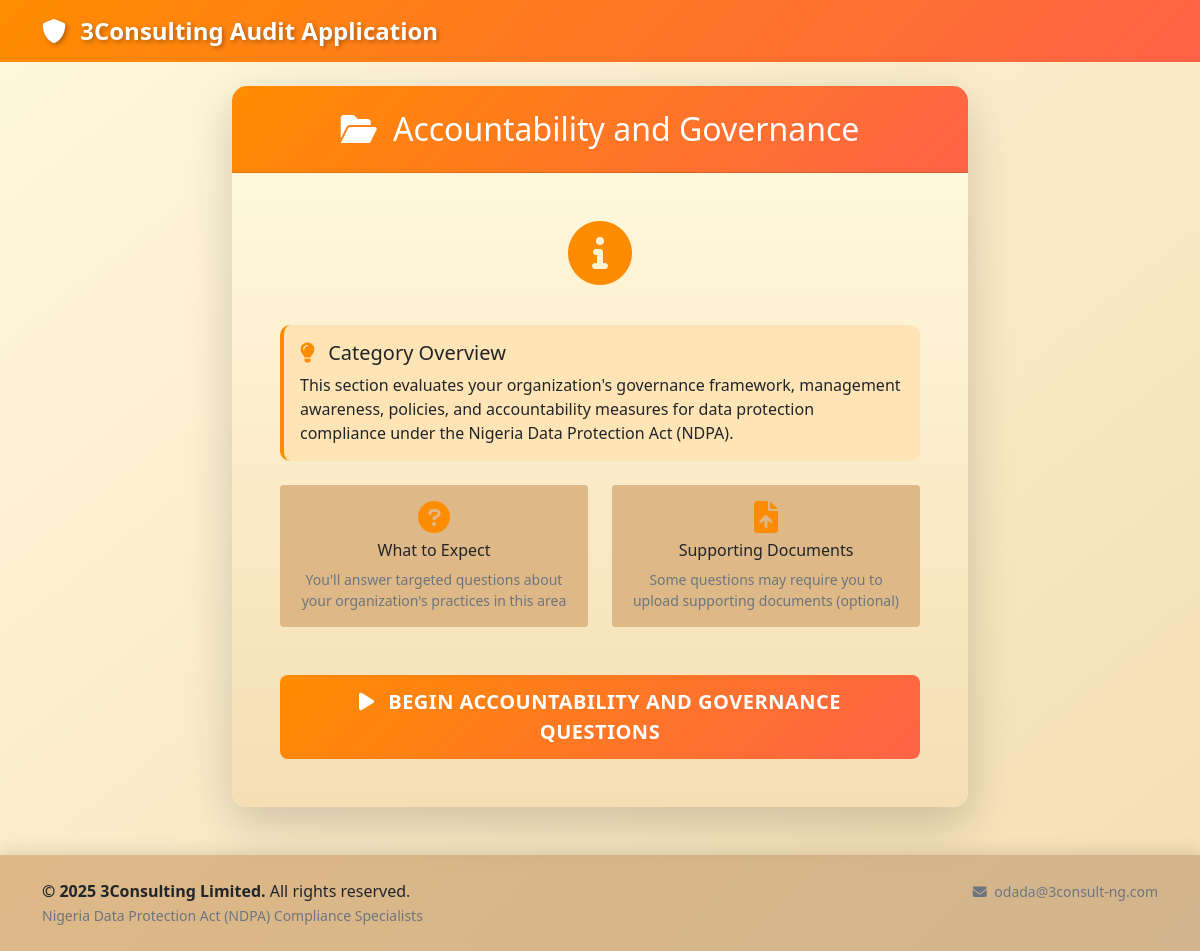
The page /category/Accountability and Governance (signed in) on the database its author committed.
### models.py (models this page shows)
class Category(db.Model):
    id = db.Column(db.Integer, primary_key=True)
    name = db.Column(db.String(100), nullable=False, unique=True)
    description = db.Column(db.Text)
    order_num = db.Column(db.Integer, nullable=False)

### routes.py (the view)
@app.route('/category/<category_name>')
def category_intro(category_name):
    if 'user_id' not in session:
        return redirect(url_for('login'))
    decoded_name = unquote(category_name)
    category = Category.query.filter_by(name=decoded_name).first()
    if not category:
        abort(404)
    return render_template('category_intro.html', category=category)

### routes.py (called while the page is built)
@app.context_processor
def utility_processor():
    return dict(enumerate=enumerate)

### templates/category_intro.html
{% extends "base.html" %}
{% block content %}
<div class="row justify-content-center">
    <div class="col-lg-8">
        <div class="card shadow-lg border-0 audit-card">
            <div class="card-header text-white text-center py-4" style="background: linear-gradient(135deg, #FF8C00, #FF6347);">
                <h2 class="mb-0">
                    <i class="fas fa-folder-open me-2"></i>
                    {{ category.name }}
                </h2>
            </div>
            <div class="card-body p-5" style="background: linear-gradient(to bottom, #FFF8DC, #F5DEB3);">
                <div class="text-center mb-4">
                    <i class="fas fa-info-circle fa-4x mb-3" style="color: #FF8C00;"></i>
                </div>
                <div class="alert border-0 mb-4" style="background-color: #FFE4B5; border-left: 4px solid #FF8C00 !important;" role="alert">
                    <h5 class="alert-heading text-dark">
                        <i class="fas fa-lightbulb me-2" style="color: #FF8C00;"></i>
                        Category Overview
                    </h5>
                    <p class="mb-0 text-dark">{{ category.description }}</p>
                </div>
                <div class="row mt-4">
                    <div class="col-md-6">
                        <div class="card border-0" style="background-color: #DEB887;">
                            <div class="card-body text-center">
                                <i class="fas fa-question-circle fa-2x mb-2" style="color: #FF8C00;"></i>
                                <h6 class="text-dark">What to Expect</h6>
                                <p class="text-muted small mb-0">You'll answer targeted questions about your organization's practices in this area</p>
                            </div>
                        </div>
                    </div>
                    <div class="col-md-6">
                        <div class="card border-0" style="background-color: #DEB887;">
                            <div class="card-body text-center">
                                <i class="fas fa-file-upload fa-2x mb-2" style="color: #FF8C00;"></i>
                                <h6 class="text-dark">Supporting Documents</h6>
                                <p class="text-muted small mb-0">Some questions may require you to upload supporting documents (optional)</p>
                            </div>
                        </div>
                    </div>
                </div>
                <div class="text-center mt-5">
                    <a href="{{ url_for('start_category', category_name=category.name) }}" class="btn btn-lg px-5 audit-btn-primary">
                        <i class="fas fa-play me-2"></i>
                        Begin {{ category.name }} Questions
                    </a>
                </div>
            </div>
        </div>
    </div>
</div>
{% endblock %}

### static/css/style.css (style rules this page uses)
:root { --primary-orange: #FF8C00; --light-orange: #FFD700; --beige: #F5DEB3; --dark-beige: #DEB887; --darker-beige: #D2B48C; --cream: #FFF8DC; --dark-orange: #FF6347; --gradient-primary: linear-gradient(135deg, #FF8C00, #FF6347); --gradient-secondary: linear-gradient(135deg, #DEB887, #D2B48C); --gradient-light: linear-gradient(to bottom, #FFF8DC, #F5DEB3); }
body { font-family: 'Segoe UI', Tahoma, Geneva, Verdana, sans-serif; background: linear-gradient(to bottom right, #FFF8DC, #F5DEB3); min-height: 100vh; }
.audit-card { border-radius: 15px; overflow: hidden; box-shadow: 0 10px 30px rgba(255, 140, 0, 0.2); transition: transform 0.3s ease, box-shadow 0.3s ease; }
.audit-btn-primary { background: var(--gradient-primary); border: none; color: white; font-weight: 600; padding: 12px 24px; border-radius: 8px; transition: all 0.3s ease; text-transform: uppercase; letter-spacing: 0.5px; }
.alert { border-radius: 10px; border: none; }

### rows shown on the page
Category: name "Accountability and Governance", description "This section evaluates your organization's governance framework, management awareness, policies, and accountability measures for data protection compliance under the Nigeria Data Protection Act (NDPA).", name "ACCOUNTABILITY AND GOVERNANCE"
